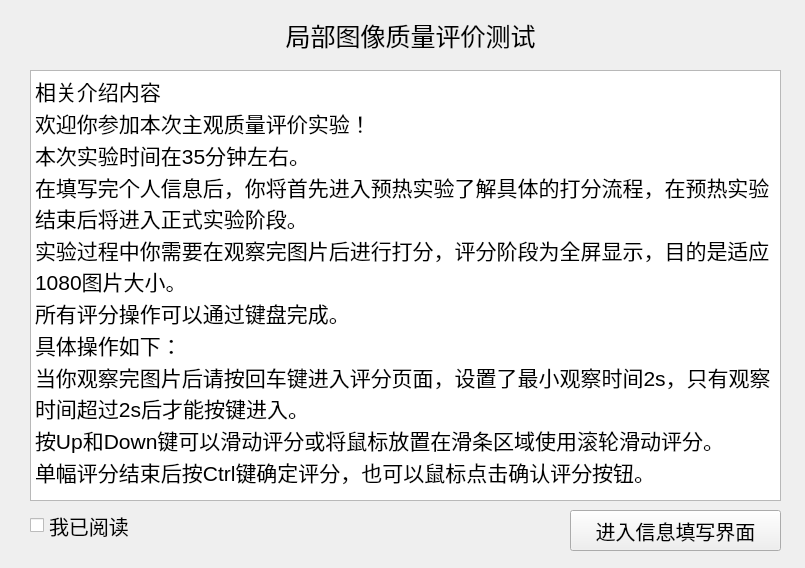
<?xml version="1.0" encoding="UTF-8"?>
<ui version="4.0">
 <class>MyStartPanel</class>
 <widget class="QWidget" name="MyStartPanel">
  <property name="geometry">
   <rect>
    <x>0</x>
    <y>0</y>
    <width>805</width>
    <height>568</height>
   </rect>
  </property>
  <property name="windowTitle">
   <string>Form</string>
  </property>
  <widget class="QWidget" name="widget" native="true">
   <property name="geometry">
    <rect>
     <x>0</x>
     <y>0</y>
     <width>807</width>
     <height>563</height>
    </rect>
   </property>
   <widget class="QLabel" name="label">
    <property name="geometry">
     <rect>
      <x>120</x>
      <y>20</y>
      <width>581</width>
      <height>31</height>
     </rect>
    </property>
    <property name="font">
     <font>
      <pointsize>19</pointsize>
     </font>
    </property>
    <property name="lineWidth">
     <number>2</number>
    </property>
    <property name="text">
     <string>局部图像质量评价测试</string>
    </property>
    <property name="alignment">
     <set>Qt::AlignCenter</set>
    </property>
   </widget>
   <widget class="QTextEdit" name="textEdit">
    <property name="geometry">
     <rect>
      <x>30</x>
      <y>70</y>
      <width>751</width>
      <height>431</height>
     </rect>
    </property>
    <property name="font">
     <font>
      <pointsize>18</pointsize>
     </font>
    </property>
    <property name="readOnly">
     <bool>true</bool>
    </property>
    <property name="html">
     <string>&lt;!DOCTYPE HTML PUBLIC &quot;-//W3C//DTD HTML 4.0//EN&quot; &quot;http://www.w3.org/TR/REC-html40/strict.dtd&quot;&gt;
&lt;html&gt;&lt;head&gt;&lt;meta name=&quot;qrichtext&quot; content=&quot;1&quot; /&gt;&lt;style type=&quot;text/css&quot;&gt;
p, li { white-space: pre-wrap; }
&lt;/style&gt;&lt;/head&gt;&lt;body style=&quot; font-family:'SimSun'; font-size:18pt; font-weight:400; font-style:normal;&quot;&gt;
&lt;p style=&quot; margin-top:0px; margin-bottom:0px; margin-left:0px; margin-right:0px; -qt-block-indent:0; text-indent:0px;&quot;&gt;&lt;span style=&quot; font-family:'SimSun'; font-size:16pt;&quot;&gt;相关介绍内容&lt;/span&gt;&lt;/p&gt;
&lt;p style=&quot; margin-top:0px; margin-bottom:0px; margin-left:0px; margin-right:0px; -qt-block-indent:0; text-indent:0px;&quot;&gt;&lt;span style=&quot; font-family:'SimSun'; font-size:16pt;&quot;&gt;欢迎你参加本次主观质量评价实验！&lt;/span&gt;&lt;/p&gt;
&lt;p style=&quot; margin-top:0px; margin-bottom:0px; margin-left:0px; margin-right:0px; -qt-block-indent:0; text-indent:0px;&quot;&gt;&lt;span style=&quot; font-family:'SimSun'; font-size:16pt;&quot;&gt;本次实验时间在35分钟左右。&lt;/span&gt;&lt;/p&gt;
&lt;p style=&quot; margin-top:0px; margin-bottom:0px; margin-left:0px; margin-right:0px; -qt-block-indent:0; text-indent:0px;&quot;&gt;&lt;span style=&quot; font-family:'SimSun'; font-size:16pt;&quot;&gt;在填写完个人信息后，你将首先进入预热实验了解具体的打分流程，在预热实验结束后将进入正式实验阶段。&lt;/span&gt;&lt;/p&gt;
&lt;p style=&quot; margin-top:0px; margin-bottom:0px; margin-left:0px; margin-right:0px; -qt-block-indent:0; text-indent:0px;&quot;&gt;&lt;span style=&quot; font-family:'SimSun'; font-size:16pt;&quot;&gt;实验过程中你需要在观察完图片后进行打分，评分阶段为全屏显示，目的是适应1080图片大小。&lt;/span&gt;&lt;/p&gt;
&lt;p style=&quot; margin-top:0px; margin-bottom:0px; margin-left:0px; margin-right:0px; -qt-block-indent:0; text-indent:0px;&quot;&gt;&lt;span style=&quot; font-family:'SimSun'; font-size:16pt;&quot;&gt;所有评分操作可以通过键盘完成。&lt;/span&gt;&lt;/p&gt;
&lt;p style=&quot; margin-top:0px; margin-bottom:0px; margin-left:0px; margin-right:0px; -qt-block-indent:0; text-indent:0px;&quot;&gt;&lt;span style=&quot; font-family:'SimSun'; font-size:16pt;&quot;&gt;具体操作如下：&lt;/span&gt;&lt;/p&gt;
&lt;p style=&quot; margin-top:0px; margin-bottom:0px; margin-left:0px; margin-right:0px; -qt-block-indent:0; text-indent:0px;&quot;&gt;&lt;span style=&quot; font-family:'SimSun'; font-size:16pt;&quot;&gt;当你观察完图片后请按回车键进入评分页面，设置了最小观察时间2s，只有观察时间超过2s后才能按键进入。&lt;/span&gt;&lt;/p&gt;
&lt;p style=&quot; margin-top:0px; margin-bottom:0px; margin-left:0px; margin-right:0px; -qt-block-indent:0; text-indent:0px;&quot;&gt;&lt;span style=&quot; font-family:'SimSun'; font-size:16pt;&quot;&gt;按Up和Down键可以滑动评分或将鼠标放置在滑条区域使用滚轮滑动评分。&lt;/span&gt;&lt;/p&gt;
&lt;p style=&quot; margin-top:0px; margin-bottom:0px; margin-left:0px; margin-right:0px; -qt-block-indent:0; text-indent:0px;&quot;&gt;&lt;span style=&quot; font-family:'SimSun'; font-size:16pt;&quot;&gt;单幅评分结束后按Ctrl键确定评分，也可以鼠标点击确认评分按钮。&lt;/span&gt;&lt;/p&gt;&lt;/body&gt;&lt;/html&gt;</string>
    </property>
    <property name="placeholderText">
     <string>相关介绍内容</string>
    </property>
   </widget>
   <widget class="QCheckBox" name="checkBox">
    <property name="geometry">
     <rect>
      <x>30</x>
      <y>510</y>
      <width>131</width>
      <height>31</height>
     </rect>
    </property>
    <property name="font">
     <font>
      <pointsize>15</pointsize>
     </font>
    </property>
    <property name="text">
     <string>我已阅读</string>
    </property>
   </widget>
   <widget class="QPushButton" name="btnEnter">
    <property name="geometry">
     <rect>
      <x>570</x>
      <y>510</y>
      <width>211</width>
      <height>41</height>
     </rect>
    </property>
    <property name="font">
     <font>
      <pointsize>15</pointsize>
     </font>
    </property>
    <property name="text">
     <string>进入信息填写界面</string>
    </property>
   </widget>
  </widget>
 </widget>
 <resources/>
 <connections/>
</ui>
